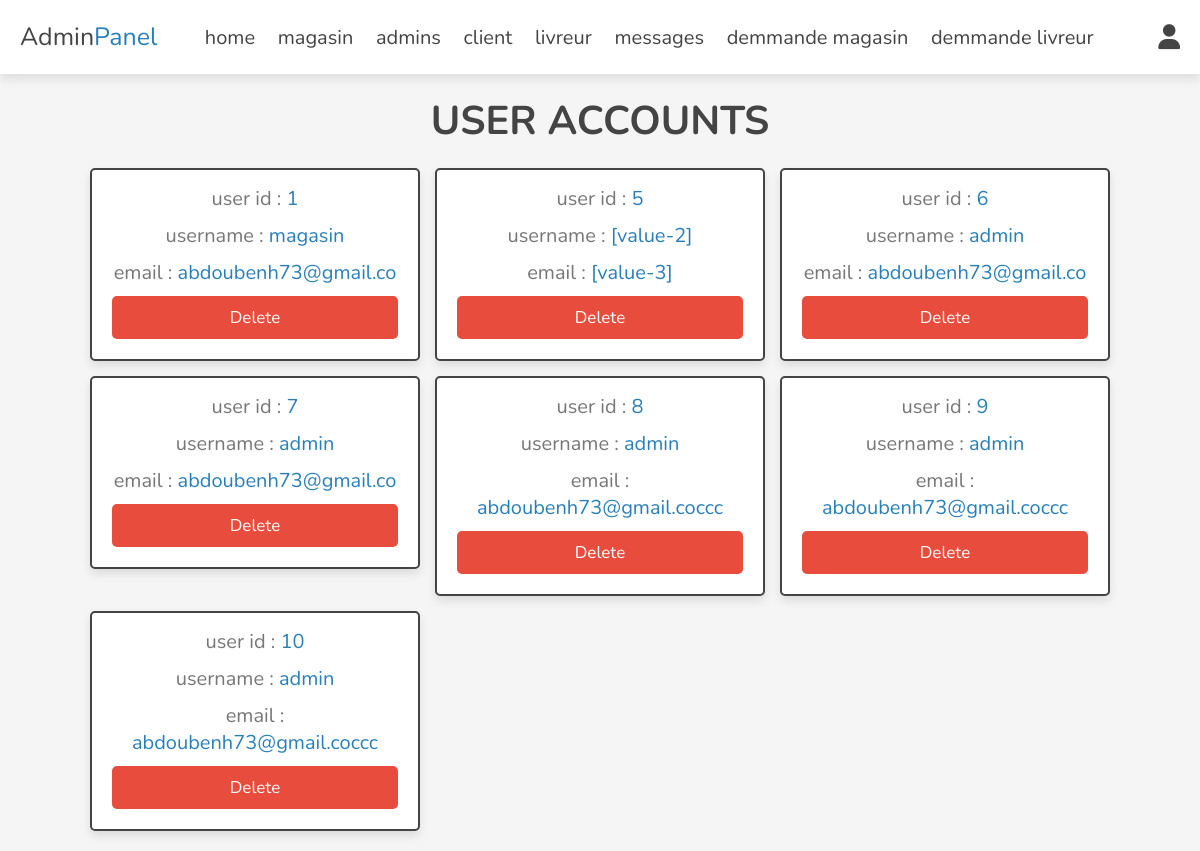
Screenshot of /admin/magasin_accounts.php (signed in) with the database file from the repository.
### tables this page shows
CREATE TABLE `magasin` (
  `Id_mag` int(11) NOT NULL,
  `nom` varchar(255) DEFAULT NULL,
  `adresse` varchar(255) DEFAULT NULL,
  `nom_R_mag` varchar(255) DEFAULT NULL,
  `type_mag` varchar(255) DEFAULT NULL,
  `num_tel` varchar(20) DEFAULT NULL,
  `num_Reg_mag` varchar(255) DEFAULT NULL,
  `num_comptB` varchar(255) DEFAULT NULL,
  `localisation` varchar(255) DEFAULT NULL,
  `image_01` varchar(255) NOT NULL,
  `Id_compte` int(11) DEFAULT NULL,
  `Id_demande_mag` int(11) DEFAULT NULL
);

CREATE TABLE `compte` (
  `id_compte` int(11) NOT NULL,
  `mot_de_passe` varchar(50) DEFAULT NULL,
  `email` varchar(100) DEFAULT NULL,
  `etat_compte` varchar(20) DEFAULT NULL
);

### admin/magasin_accounts.php (the view, shortened to what this page needs)
<?php
include '../components/connect.php';
?>
<!DOCTYPE html>
<html lang="en">
<head>
   <link rel="stylesheet" href="https://cdnjs.cloudflare.com/ajax/libs/font-awesome/6.1.1/css/all.min.css">
   <link rel="stylesheet" href="../css/admin_style.css">
</head>
<body>
<?php include '../components/admin_header.php'; ?>
<section class="accounts">
   <h1 class="heading">user accounts</h1>
   <div class="box-container">
   <?php
      $select_accounts = $conn->prepare("SELECT * FROM `magasin`");
      $select_accounts->execute();
      if($select_accounts->rowCount() > 0){
         while($fetch_accounts = $select_accounts->fetch(PDO::FETCH_ASSOC)){
   ?>
   <div class="box">
      <p> user id : <span><?= $fetch_accounts['Id_mag']; ?></span> </p>
      <p> username : <span><?= $fetch_accounts['nom']; ?></span> </p>
      <?php
      $idcompte = $fetch_accounts['Id_compte'];
      $select_C = $conn->prepare("SELECT * FROM `compte` WHERE id_compte = ?");
      $select_C->execute([$idcompte]);
      $fetch_C = $select_C->fetch(PDO::FETCH_ASSOC);
      ?>
      <p> email : <span><?= $fetch_C['email']; ?></span> </p>
      <a href="magasin_accounts.php?delete=<?= $fetch_C['id_compte']; ?>" onclick="return confirm('delete this account? the user related information will also be deleted!')" class="delete-btn">delete</a>
   </div>
   <?php
         }
      }else{
         echo '<p class="empty">no accounts available!</p>';
      }
   ?>
   </div>
</section>
</body>
</html>

### css/admin_style.css (style rules this page uses)
:root { --main-color:#2980b9; --orange:#f39c12; --red:#e74c3c; --black:#444; --white:#fff; --light-color:#777; --light-bg:#f5f5f5; --border:.2rem solid var(--black); --box-shadow:0 .5rem 1rem rgba(0,0,0,.1); }
* { font-family: 'Nunito', sans-serif; margin:0; padding:0; box-sizing: border-box; outline: none; border:none; text-decoration: none; }
html { font-size: 62.5%; overflow-x: hidden; }
body { background-color: var(--light-bg); }
section { padding:2rem; max-width: 1200px; margin:0 auto; }
.heading { font-size: 4rem; color:var(--black); margin-bottom: 2rem; text-align: center; text-transform: uppercase; }
.btn, .delete-btn, .option-btn { display: block; width: 100%; margin-top: 1rem; border-radius: .5rem; padding:1rem 3rem; font-size: 1.7rem; text-transform: capitalize; color:var(--white); cursor: pointer; text-align: center; }
.delete-btn { background-color: var(--red); }
.accounts .box-container { display: grid; grid-template-columns: repeat(auto-fit, 33rem); gap:1.5rem; align-items: flex-start; justify-content: center; }
.accounts .box-container .box { padding:2rem; padding-top: .5rem; border-radius: .5rem; text-align: center; border:var(--border); background-color: var(--white); box-shadow: var(--box-shadow); }
.accounts .box-container .box p { font-size: 2rem; color:var(--light-color); margin: 1rem 0; }
.accounts .box-container .box p span { color:var(--main-color); }

### rows the page displays
magasin: Id_mag "1", nom "magasin", Id_compte.email "abdoubenh73@gmail.co"
magasin: Id_mag "5", nom "[value-2]", Id_compte.email "[value-3]"
magasin: Id_mag "6", nom "admin", Id_compte.email "abdoubenh73@gmail.co"
magasin: Id_mag "7", nom "admin", Id_compte.email "abdoubenh73@gmail.co"
magasin: Id_mag "8", nom "admin", Id_compte.email "abdoubenh73@gmail.coccc"
magasin: Id_mag "9", nom "admin", Id_compte.email "abdoubenh73@gmail.coccc"
magasin: Id_mag "10", nom "admin", Id_compte.email "abdoubenh73@gmail.coccc"
